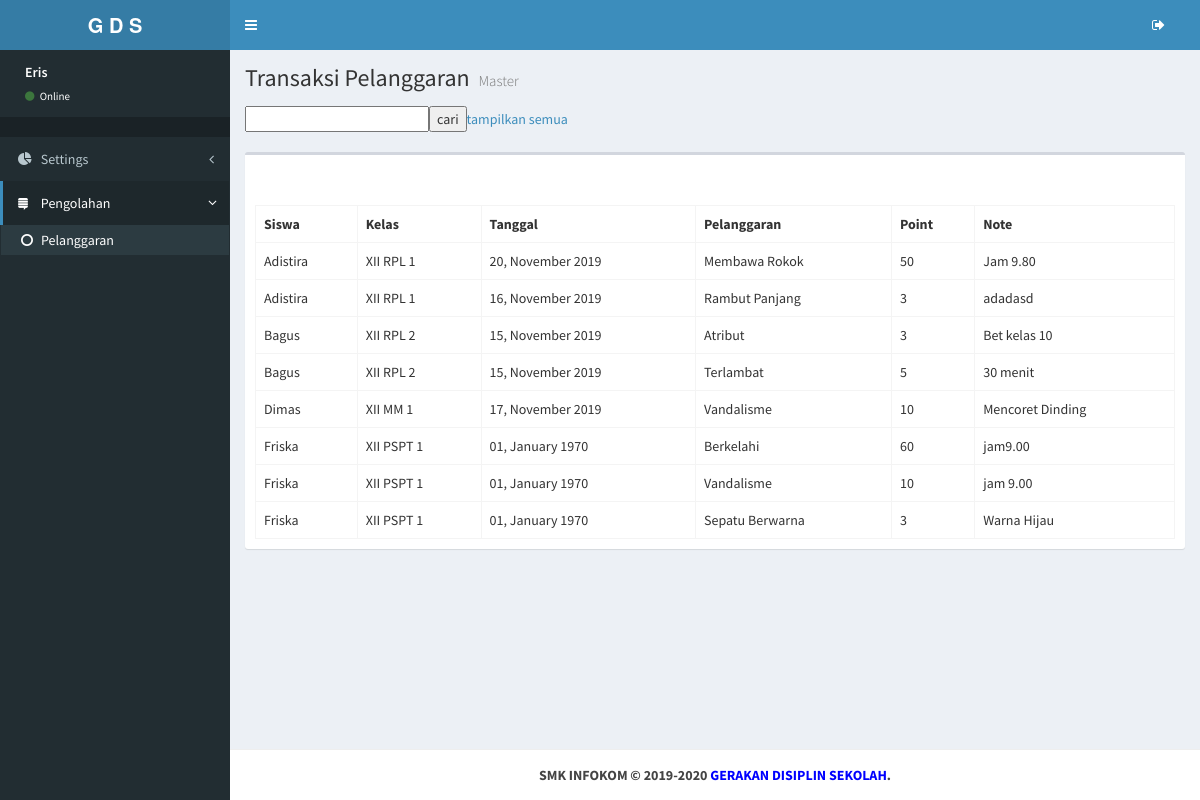
Page /master/index.php?page=transaksi (signed in) on the committed database.
### tables this page shows
CREATE TABLE `t_pelanggaran` (
  `id` int(50) NOT NULL,
  `id_pelanggaran` varchar(100) NOT NULL,
  `id_siswa` varchar(100) NOT NULL,
  `note` varchar(255) NOT NULL,
  `tanggal` date NOT NULL
);

CREATE TABLE `siswa` (
  `id` int(11) NOT NULL,
  `nisn` int(18) NOT NULL,
  `nama` varchar(100) NOT NULL,
  `kelas` varchar(255) NOT NULL
);

CREATE TABLE `pelanggaran` (
  `id` int(20) NOT NULL,
  `pelanggaran` varchar(255) NOT NULL,
  `point` int(100) NOT NULL
);

### master/modul/transaksi/index.php (the view, shortened to what this page needs)
	<?php
	if(isset($_POST['Submit'])) {
		$cari = $_POST['cari'];
		$result = mysqli_query($link, "SELECT
											tp.id, s.nama, s.kelas, p.pelanggaran, p.point, tp.note, tp.tanggal, s.id AS id_siswa
										FROM t_pelanggaran AS tp
											LEFT JOIN siswa AS s ON s.id = tp.id_siswa
											LEFT JOIN pelanggaran AS p ON p.id = tp.id_pelanggaran
										WHERE s.nama LIKE '%".$cari."%' OR s.kelas LIKE '%".$cari."%' OR p.pelanggaran LIKE '%".$cari."%' OR p.point LIKE '%".$cari."%' OR tp.note LIKE '%".$cari."%' OR tp.tanggal LIKE '%".$cari."%'
										ORDER BY s.nama ASC
									");
	}else{
		$result = mysqli_query($link, "SELECT
											tp.id, s.nama, s.kelas, p.pelanggaran, p.point, tp.note, tp.tanggal, s.id AS id_siswa
										FROM t_pelanggaran AS tp
											LEFT JOIN siswa AS s ON s.id = tp.id_siswa
											LEFT JOIN pelanggaran AS p ON p.id = tp.id_pelanggaran
										ORDER BY s.nama ASC
									");
	}
	?>
<section class="content-header">
	  <h1>
		 Transaksi Pelanggaran
		<small>Master</small>
	  </h1>
	</section>
	<section class="content">
		<form action="" method="post" name="formcari" enctype="multipart/form-data">
	                     <input type="text" name="cari" id="cari"><input type="submit" name="Submit" value="cari"><a href="index.php?page=transaksi">tampilkan semua </a>
	                    </form>
						<br>
          <div class="row">
            <div class="col-md-12">
				<div class="box">
					<div class="box-header">
					</div>
					<div class="box-body">
						<table class="table table-bordered">
							<tr class="">
							   <th>Siswa</th>
							   <th>Kelas</th>
							   <th>Tanggal</th>
							   <th>Pelanggaran</th>
							   <th>Point</th>
							   <th>Note</th>
							</tr>
								<?php
								    while($user_data = $result->fetch_array()) {
									echo "<tr>";
									echo "<td>".$user_data['nama']."</td>";
									echo "<td>".$user_data['kelas']."</td>";
									echo "<td>".date('d, F Y', strtotime($user_data['tanggal']))."</td>";
									echo "<td>".$user_data['pelanggaran']."</td>";
									echo "<td>".$user_data['point']."</td>";
									echo "<td>".$user_data['note']."</td>";
									}
								?>
						</table>
					</div>
				</div>
			</div>
		</div>
	</section>

### rows in the picture
t_pelanggaran: id_siswa.nama "Adistira", id_siswa.kelas "XII RPL 1", tanggal "20, November 2019", id_pelanggaran.pelanggaran "Membawa Rokok", id_pelanggaran.point "50", note "Jam 9.80"
t_pelanggaran: id_siswa.nama "Adistira", id_siswa.kelas "XII RPL 1", tanggal "16, November 2019", id_pelanggaran.pelanggaran "Rambut Panjang", id_pelanggaran.point "3", note "adadasd"
t_pelanggaran: id_siswa.nama "Bagus", id_siswa.kelas "XII RPL 2", tanggal "15, November 2019", id_pelanggaran.pelanggaran "Atribut", id_pelanggaran.point "3", note "Bet kelas 10"
t_pelanggaran: id_siswa.nama "Bagus", id_siswa.kelas "XII RPL 2", tanggal "15, November 2019", id_pelanggaran.pelanggaran "Terlambat", id_pelanggaran.point "5", note "30 menit"
t_pelanggaran: id_siswa.nama "Dimas", id_siswa.kelas "XII MM 1", tanggal "17, November 2019", id_pelanggaran.pelanggaran "Vandalisme", id_pelanggaran.point "10", note "Mencoret Dinding"
t_pelanggaran: id_siswa.nama "Friska", id_siswa.kelas "XII PSPT 1", tanggal "01, January 1970", id_pelanggaran.pelanggaran "Berkelahi", id_pelanggaran.point "60", note "jam9.00"
t_pelanggaran: id_siswa.nama "Friska", id_siswa.kelas "XII PSPT 1", tanggal "01, January 1970", id_pelanggaran.pelanggaran "Vandalisme", id_pelanggaran.point "10", note "jam 9.00"
t_pelanggaran: id_siswa.nama "Friska", id_siswa.kelas "XII PSPT 1", tanggal "01, January 1970", id_pelanggaran.pelanggaran "Sepatu Berwarna", id_pelanggaran.point "3", note "Warna Hijau"

### other values in the picture
$_SESSION['nama_user'] "Eris"
